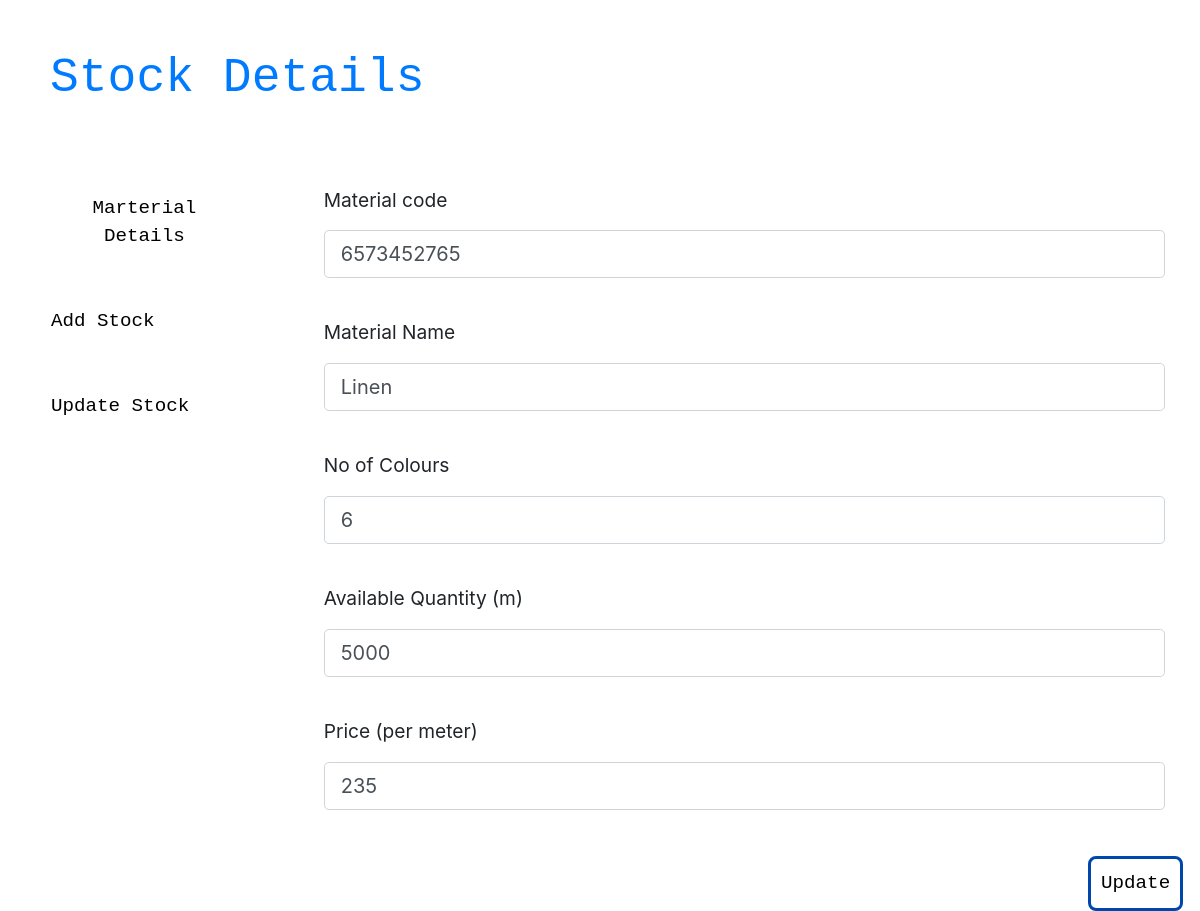
Page /edit_stock.php?edit_id=6573452765 on the committed database.
### tables this page shows
CREATE TABLE `materials` (
  `mat_code` char(10) NOT NULL,
  `mat_name` varchar(255) NOT NULL,
  `no_of_colors` int(2) NOT NULL,
  `quantity` int(5) NOT NULL,
  `price` char(5) NOT NULL
);

### edit_stock.php (the view, shortened to what this page needs)
<?php
include_once 'conn.php';
if (isset($_GET['edit_id'])){
  $edit_id = $_GET['edit_id'];
?>
<!DOCTYPE html>
<html>
<head>
  <link rel="stylesheet" href="https://maxcdn.bootstrapcdn.com/bootstrap/4.3.1/css/bootstrap.min.css">
  <link rel="stylesheet" href="styles.css">
</head>
<body>
  <header>
    <h1>
      <a href="index.php">Stock Details</a>
    </h1>
  </header>
  <div class="row">
    <div class="col-sm-3">
      <nav>
        <ul style="list-style-type:none;" class="nav flex-column">
          <li class="nav-item">
            <a class="nav-link" href="index.php">
              <button>Marterial Details</button>
            </a>
          </li>
          <li class="nav-item">
            <a class="nav-link" href="add_stock.html">
              <button>Add Stock</button>
            </a>
          </li>
          <li class="nav-item">
            <a class="nav-link" href="update_stock.php">
              <button>Update Stock</button>
            </a>
          </li>
        </ul>
      </nav>
    </div>
    <div class="col-sm-9">
    <?php
    $sql = "SELECT * FROM materials WHERE mat_code=$edit_id";
    $result = $conn->query($sql);
    if($result->num_rows > 0){
        $row = $result->fetch_assoc();
    ?>
      <form action="edit_handler.php" method="post">
        <div class="inputs">
          <p>Material code</p>
          <input type="number" name="mat-code" class="form-control form-control-lg" placeholder="Ex: 8180987656" value="<?php echo $row['mat_code'] ?>">
        </div>
        <div class="inputs">
          <p>Material Name</p>
          <input type="text" name="mat-name" class="form-control form-control-lg" placeholder="Ex: Cotton" value="<?php echo $row['mat_name'] ?>">
        </div>
        <div class="inputs">
          <p>No of Colours</p>
          <input type="number" name="no-of-colours" class="form-control form-control-lg" placeholder="Ex: 6" value="<?php echo $row['no_of_colors'] ?>">
        </div>
        <div class="inputs">
          <p>Available Quantity (m)</p>
          <input type="text" name="quantity" class="form-control form-control-lg" placeholder="Ex: 1500" value="<?php echo $row['quantity'] ?>">
        </div>
        <div class="inputs">
          <p>Price (per meter)</p>
          <input type="number" name="price" class="form-control form-control-lg" placeholder="Ex: 175.00" value="<?php echo $row['price'] ?>">
        </div>
        <button class="update-btn">Update</button>
      </form>
      <?php
      }
      ?>
    </div>
  </div>
</body>
</html>
<?php
} else {
  echo "No material code found!";
}
?>

### styles.css (style rules this page uses)
header { height: 15%; }
h1 { padding: 50px; color: #002E63; font-family: 'Courier New', Courier, monospace; font-size: 300%; }
.row { margin-right: 0; }
nav { padding: 0px 0px 50px 15px; padding-top: 0; }
li { padding: 10px; }
button { background-color: white; border: none; padding: 10px; font-size: 120%; font-family: 'Courier New', Courier, monospace; border-radius: 8px; }
a:link { text-decoration: none; }
.inputs { padding: 20px; font-size: 120%; }
.submit-btn, .search-btn, .edit-btn, .delete-btn, .update-btn { border-style: solid; border-color: #0047AB; text-align: center; }
.submit-btn, .update-btn { margin-top: 3%; margin-left: 89%; }

### rows in the picture
materials: mat-code "6573452765", mat-name "Linen", no-of-colours "6", quantity "5000", price "235"
